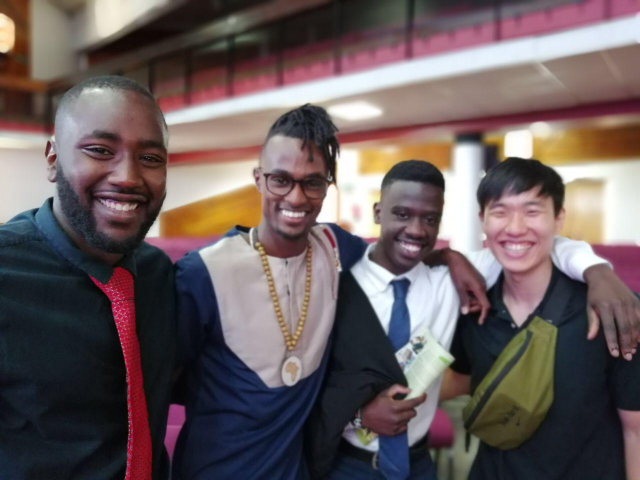
#> input picture PHOTO-2019-06-19-21-53-50.jpg, 1280 x 960 px (shown at 1/2 size)
$ python convolutions.py --image ../PHOTO-2019-06-19-21-53-50.jpg
#> lines starting #> are read from the running program, lines starting #| are printed output that depends on the picture
#ROS and OpenCV don't play nice in python3
import sys
if '/opt/ros/kinetic/lib/python2.7/dist-packages' in sys.path:
    sys.path.remove('/opt/ros/kinetic/lib/python2.7/dist-packages')


#import the neccessary packages
from skimage.exposure import rescale_intensity
import numpy as np
import argparse
import cv2


#The convolve function requires two parameters: the grayscale image that we want to convolve with the kernel. Given our image and the kernel
#We then determine the spatial dimensions (width and height) of each
def convolve(image,K):
    #grab the spatial dimensions of the image and kernel
    #so imagine an image that is 64x64x3 so we are grabbing the 64 x 64

    (iH,iW)=image.shape[:2]
    (kH,kW)=K.shape[:2]

    #allocate memory for the output image. Taking care to "pad" the borders
    #of the input image so that the spatial size is not reduced. (i.e., width)
    #height are not reduced

    pad=(kW-1)//2
    image=cv2.copyMakeBorder(image,pad,pad,pad,pad,cv2.BORDER_REPLICATE)
    output=np.zeros((iH,iW),dtype='float')


    for y in np.arange(pad,iH+pad):
        for x in np.arange(pad,iW+pad):
            #extract the ROI of the image by extracting the
            #*center* region of the current (x,y) -coordinates
            #dimensions

            roi=image[y-pad:y+pad+1,x-pad:x+pad+1]

            #perform the actual convolution by taking the element-wise multiplication between the ROI
            #and the kernel, then summing the matrix
            k=(roi*K).sum()

            #store the convolved value in the output (x,y) coordinate of the
            #output image
            output[y-pad,x-pad]=k

            #rescale the output imate to be in the range [0,255]
            #when working with images we typically deal with pixel values falling in the range [0,255]
            #However when applying convolutions we can easily obtain values that fall outside this range
            #In order to bring our output images back into the range we apply the rescale_intensity function
            #of scikit image
    output=rescale_intensity(output,in_range=(0,255))

    #we also convert our image back into an unsigned 8 bit integer.
    output=(output*255).astype('uint8')
    #return output image
    return output

# construct the argument parser and parse the arguments
# we only require the path to our input image
ap=argparse.ArgumentParser()
ap.add_argument('-i','--image',required=True,help='path to the input image')
args=vars(ap.parse_args())

#construct average blurring kernesl to smooth an image
smallBlur=np.ones((7,7), dtype='float')*(1.0/(7*7))
largeBlur=np.ones((21,21), dtype='float')*(1.0/(21*21))

#We then have kernel responsible for sharpening an image

sharpen=np.array(([0,-1,0],[-1,5,-1],[0,-1,0]), dtype="int")

#construct the Laplacian kernel used to detect edge like regions of an image
Laplacian=np.array(([0,1,0],[1,-4,1],[0,1,0]), dtype="int")

#The sobel kernels can be used to detect edge like regions along the x and y axis, respectively

sobelX=np.array(([-1,0,1],[-2,0,2],[-1,0,1]), dtype="int")
sobelY=np.array(([-1,-2,-1],[0,0,0],[1,2,1]), dtype="int")

#the emboss kernel
emboss=np.array(([-2,-1,0],[-1,1,1],[0,1,2]), dtype="int")

#Each of these kernesl were manually built to perform a given operation

#construct the kernel bank, a list of kernels we're going to apply
#using both our custom 'convolve' function and OpenCV's filter2D
#function

kernelBank=(
    ('small_blur',smallBlur),
    ('large_blur',largeBlur),
    ('sharpen',sharpen),
    ('laplacian',Laplacian),
    ('sobel_x',sobelX),
    ('sobel_y',sobelY),
    ('emboss',emboss))


#load the input image and convert it to grayscale
image=cv2.imread(args['image'])
#> image is the input picture: shape (960, 1280, 3); mean B, G, R 93, 92.2, 105.2
gray=cv2.cvtColor(image,cv2.COLOR_BGR2GRAY)
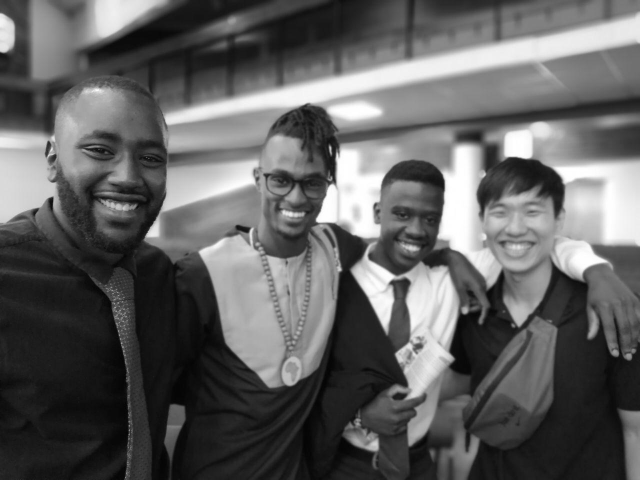
#> gray: shape (960, 1280) (shown at 1/2 size); min 0, max 255, mean 96.2

#loop over the kernels
for (kernelName,K) in kernelBank:
    #apply the kernel to the grayscale image using both our custom
    #'convolve' function and OpenCV's 'filter2D' function
    print("[INFO] applying {} kernel".format(kernelName))
    convolveOutput=convolve(gray,K)
    opencvOutput=cv2.filter2D(gray,-1,K)

    #show the output images
    cv2.imshow("Original",gray)
    cv2.imshow("{} - convolve".format(kernelName),convolveOutput)
    cv2.imshow("{} - opencv".format(kernelName),opencvOutput)
    cv2.waitKey(0)
    cv2.destroyAllWindows()
#> this loop made 7 passes
#> pass 1, in convolve, `image=cv2.copyMakeBorder(image,pad,pad,pad,pad,cv2.BORDER_REPLICATE)`:
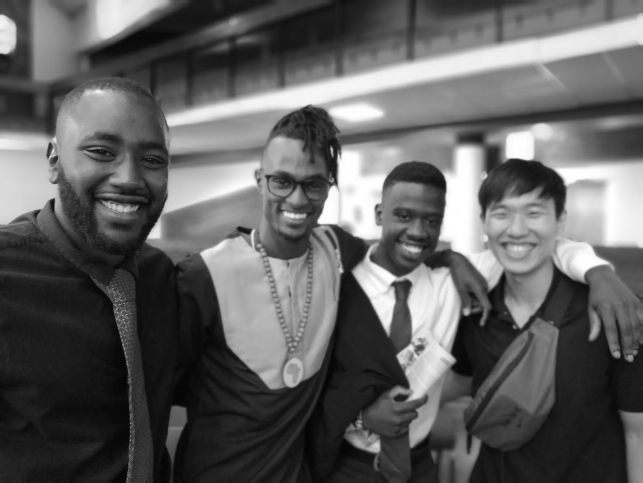
#> image: shape (966, 1286) (shown at 1/2 size); min 0, max 255, mean 96
#> pass 2, in convolve (call 2), `image=cv2.copyMakeBorder(image,pad,pad,pad,pad,cv2.BORDER_REPLICATE)`:
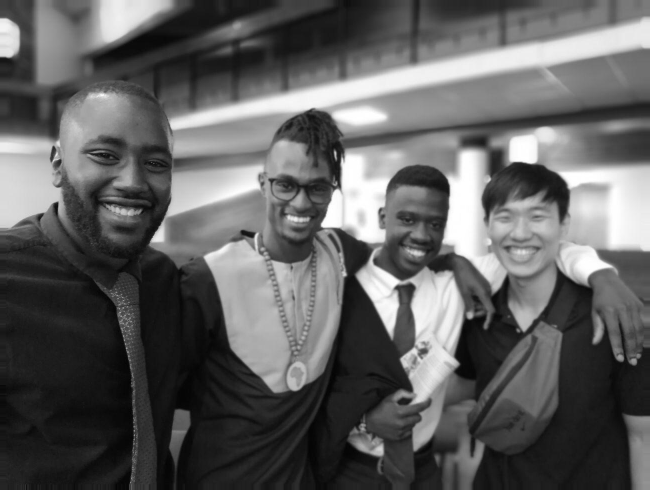
#> image: shape (980, 1300) (shown at 1/2 size); min 0, max 255, mean 95.5


#As a sanity check we also call cv2.filter2D which also applies our kernel to gray. Its much fater and optimized than ours
